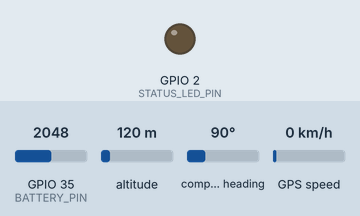
A sketch run on a simulated ESP32. Shown: output pins drawn as LEDs (lit = HIGH). The test bench sets the inputs (shaded band); at power-on: compass heading 90°, GPS speed 0 km/h, GPIO 35 (BATTERY_PIN) = 2048, altitude 120 m. WiFi joins after 1.5 s; servers stay silent unless stated; uploads are accepted with an empty reply; the local clock reads 2024-03-15 10:24:30 at power-on unless the sketch sets it; the GPS gets a fix after 3 s at 37.7749, -122.4194 with 8 satellites; what the sketch prints to the serial monitor is not drawn.

Above: at 2.7 s.
2.8 s: compass heading set to 7°
At 4.0 s:
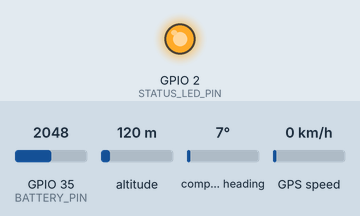
10.7 s: GPS speed set to 30 km/h
Timing chart, 0 to 22.5 s (numbered marks = the images above; inputs shaded):
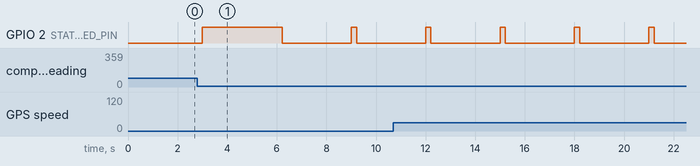

The sketch:

esp32_smartrail_tracker.ino
```cpp
/*
 * SmartRail India — ESP32 Railway IoT Tracking Device
 * Smart India Hackathon (SIH) Prototype Firmware
 *
 * Microcontroller: ESP32 DevKit V1
 * GPS Module: u-blox NEO-6M / NEO-8M (connected via HardwareSerial2)
 * Transmission: WiFi / 4G Hotspot (or GSM SIM800L via AT commands)
 * Protocol: REST HTTPS/HTTP POST with JSON payload & device auth
 */

#include <WiFi.h>
#include <HTTPClient.h>
#include <TinyGPS++.h>
#include <time.h>

// ================= USER CONFIGURATION =================
const char* WIFI_SSID     = "Your_WiFi_Or_Hotspot_SSID";
const char* WIFI_PASSWORD = "Your_WiFi_Password";

// SmartRail Backend API Endpoint
// When testing locally, use your computer's LAN IP, e.g. "http://192.168.1.15:5000/api/iot/location"
const char* SERVER_URL    = "http://192.168.1.100:5000/api/iot/location";
const char* DEVICE_SECRET = "smartrail_esp32_super_secret_key_2026";

// Train and Device Identification
const char* DEVICE_ID     = "ESP32-TRAIN-001";
const char* TRAIN_NUMBER  = "12723"; // Telangana Express

// Telemetry Transmission Interval (milliseconds)
const unsigned long TRANSMIT_INTERVAL_MS = 3000; // 3 seconds

// ================= HARDWARE PIN DEFINITIONS =================
#define GPS_RX_PIN 16 // Connect to NEO-6M TX
#define GPS_TX_PIN 17 // Connect to NEO-6M RX
#define GPS_BAUD_RATE 9600

#define STATUS_LED_PIN 2    // Built-in blue LED for GPS fix / transmitting
#define VIBRATION_PIN  34   // Optional SW-420 vibration sensor or analog read
#define BATTERY_PIN    35   // Analog voltage divider for 18650 Li-ion battery

// ================= OBJECT DECLARATIONS =================
TinyGPSPlus gps;
HardwareSerial gpsSerial(2); // UART2

unsigned long lastTransmitTime = 0;
int packetCount = 0;

void setup() {
  Serial.begin(115200);
  pinMode(STATUS_LED_PIN, OUTPUT);
  digitalWrite(STATUS_LED_PIN, LOW);

  Serial.println("\n==================================================");
  Serial.println("🚄 SmartRail India — ESP32 GPS Tracker Booting...");
  Serial.println("==================================================");

  // Initialize GPS UART
  gpsSerial.begin(GPS_BAUD_RATE, SERIAL_8N1, GPS_RX_PIN, GPS_TX_PIN);
  Serial.println("📡 GPS Serial initialized on Pins 16 (RX) / 17 (TX)");

  // Connect to WiFi
  connectToWiFi();

  // Configure NTP time synchronization
  configTime(19800, 0, "pool.ntp.org", "time.nist.gov"); // UTC + 5:30 (IST)
}

void loop() {
  // Feed GPS NMEA stream into TinyGPS++ parser
  while (gpsSerial.available() > 0) {
    char c = gpsSerial.read();
    gps.encode(c);
  }

  // Periodic transmission check
  if (millis() - lastTransmitTime >= TRANSMIT_INTERVAL_MS) {
    lastTransmitTime = millis();

    // Check if GPS has a valid 2D/3D fix
    if (gps.location.isValid()) {
      digitalWrite(STATUS_LED_PIN, HIGH);
      sendTelemetryToServer();
      digitalWrite(STATUS_LED_PIN, LOW);
    } else {
      Serial.printf("⏳ Waiting for GPS Satellite Fix... (Sats visible: %d)\n", gps.satellites.value());
      // Quick blink to indicate searching
      digitalWrite(STATUS_LED_PIN, !digitalRead(STATUS_LED_PIN));
    }
  }

  // Maintain WiFi Connection
  if (WiFi.status() != WL_CONNECTED) {
    connectToWiFi();
  }
}

void connectToWiFi() {
  Serial.printf("🌐 Connecting to WiFi: %s ", WIFI_SSID);
  WiFi.begin(WIFI_SSID, WIFI_PASSWORD);

  int retries = 0;
  while (WiFi.status() != WL_CONNECTED && retries < 20) {
    delay(500);
    Serial.print(".");
    retries++;
  }

  if (WiFi.status() == WL_CONNECTED) {
    Serial.println("\n✅ WiFi Connected!");
    Serial.print("📡 IP Address: ");
    Serial.println(WiFi.localIP());
  } else {
    Serial.println("\n⚠️ WiFi Connection Failed! Will retry in loop.");
  }
}

void sendTelemetryToServer() {
  if (WiFi.status() != WL_CONNECTED) {
    Serial.println("❌ Cannot send telemetry: WiFi disconnected");
    return;
  }

  HTTPClient http;
  http.begin(SERVER_URL);
  http.addHeader("Content-Type", "application/json");
  http.addHeader("x-device-secret", DEVICE_SECRET);

  double lat = gps.location.lat();
  double lon = gps.location.lng();
  double speedKmh = gps.speed.kmph();
  double headingDeg = gps.course.deg();
  int satellites = gps.satellites.value();

  // Read simulated/analog battery and vibration
  int rawBat = analogRead(BATTERY_PIN);
  int batteryPct = map(constrain(rawBat, 2400, 4095), 2400, 4095, 0, 100);
  if (batteryPct == 0) batteryPct = 95; // default fallback if pin floating

  int rssiDbm = WiFi.RSSI();

  // Create ISO 8601 Timestamp
  time_t now;
  struct tm timeinfo;
  char timeStringBuff[30];
  time(&now);
  gmtime_r(&now, &timeinfo);
  strftime(timeStringBuff, sizeof(timeStringBuff), "%Y-%m-%dT%H:%M:%SZ", &timeinfo);

  // Construct JSON Payload
  String payload = "{";
  payload += "\"deviceId\":\"" + String(DEVICE_ID) + "\",";
  payload += "\"trainNumber\":\"" + String(TRAIN_NUMBER) + "\",";
  payload += "\"latitude\":" + String(lat, 6) + ",";
  payload += "\"longitude\":" + String(lon, 6) + ",";
  payload += "\"speed\":" + String(speedKmh, 2) + ",";
  payload += "\"direction\":" + String(headingDeg, 1) + ",";
  payload += "\"batteryLevel\":" + String(batteryPct) + ",";
  payload += "\"signalDbm\":" + String(rssiDbm) + ",";
  payload += "\"satellites\":" + String(satellites) + ",";
  payload += "\"timestamp\":\"" + String(timeStringBuff) + "\"";
  payload += "}";

  Serial.println("\n📤 Transmitting IoT Packet #" + String(++packetCount) + " -> " + payload);

  int httpCode = http.POST(payload);

  if (httpCode > 0) {
    String response = http.getString();
    Serial.printf("📥 Server Response [%d]: %s\n", httpCode, response.c_str());
  } else {
    Serial.printf("❌ HTTP POST Failed, Error: %s\n", http.errorToString(httpCode).c_str());
  }

  http.end();
}
```

Measured:
- by itself, GPIO 2 (STATUS_LED_PIN): alternates HIGH for 0.22 s and LOW for 2.8 s
